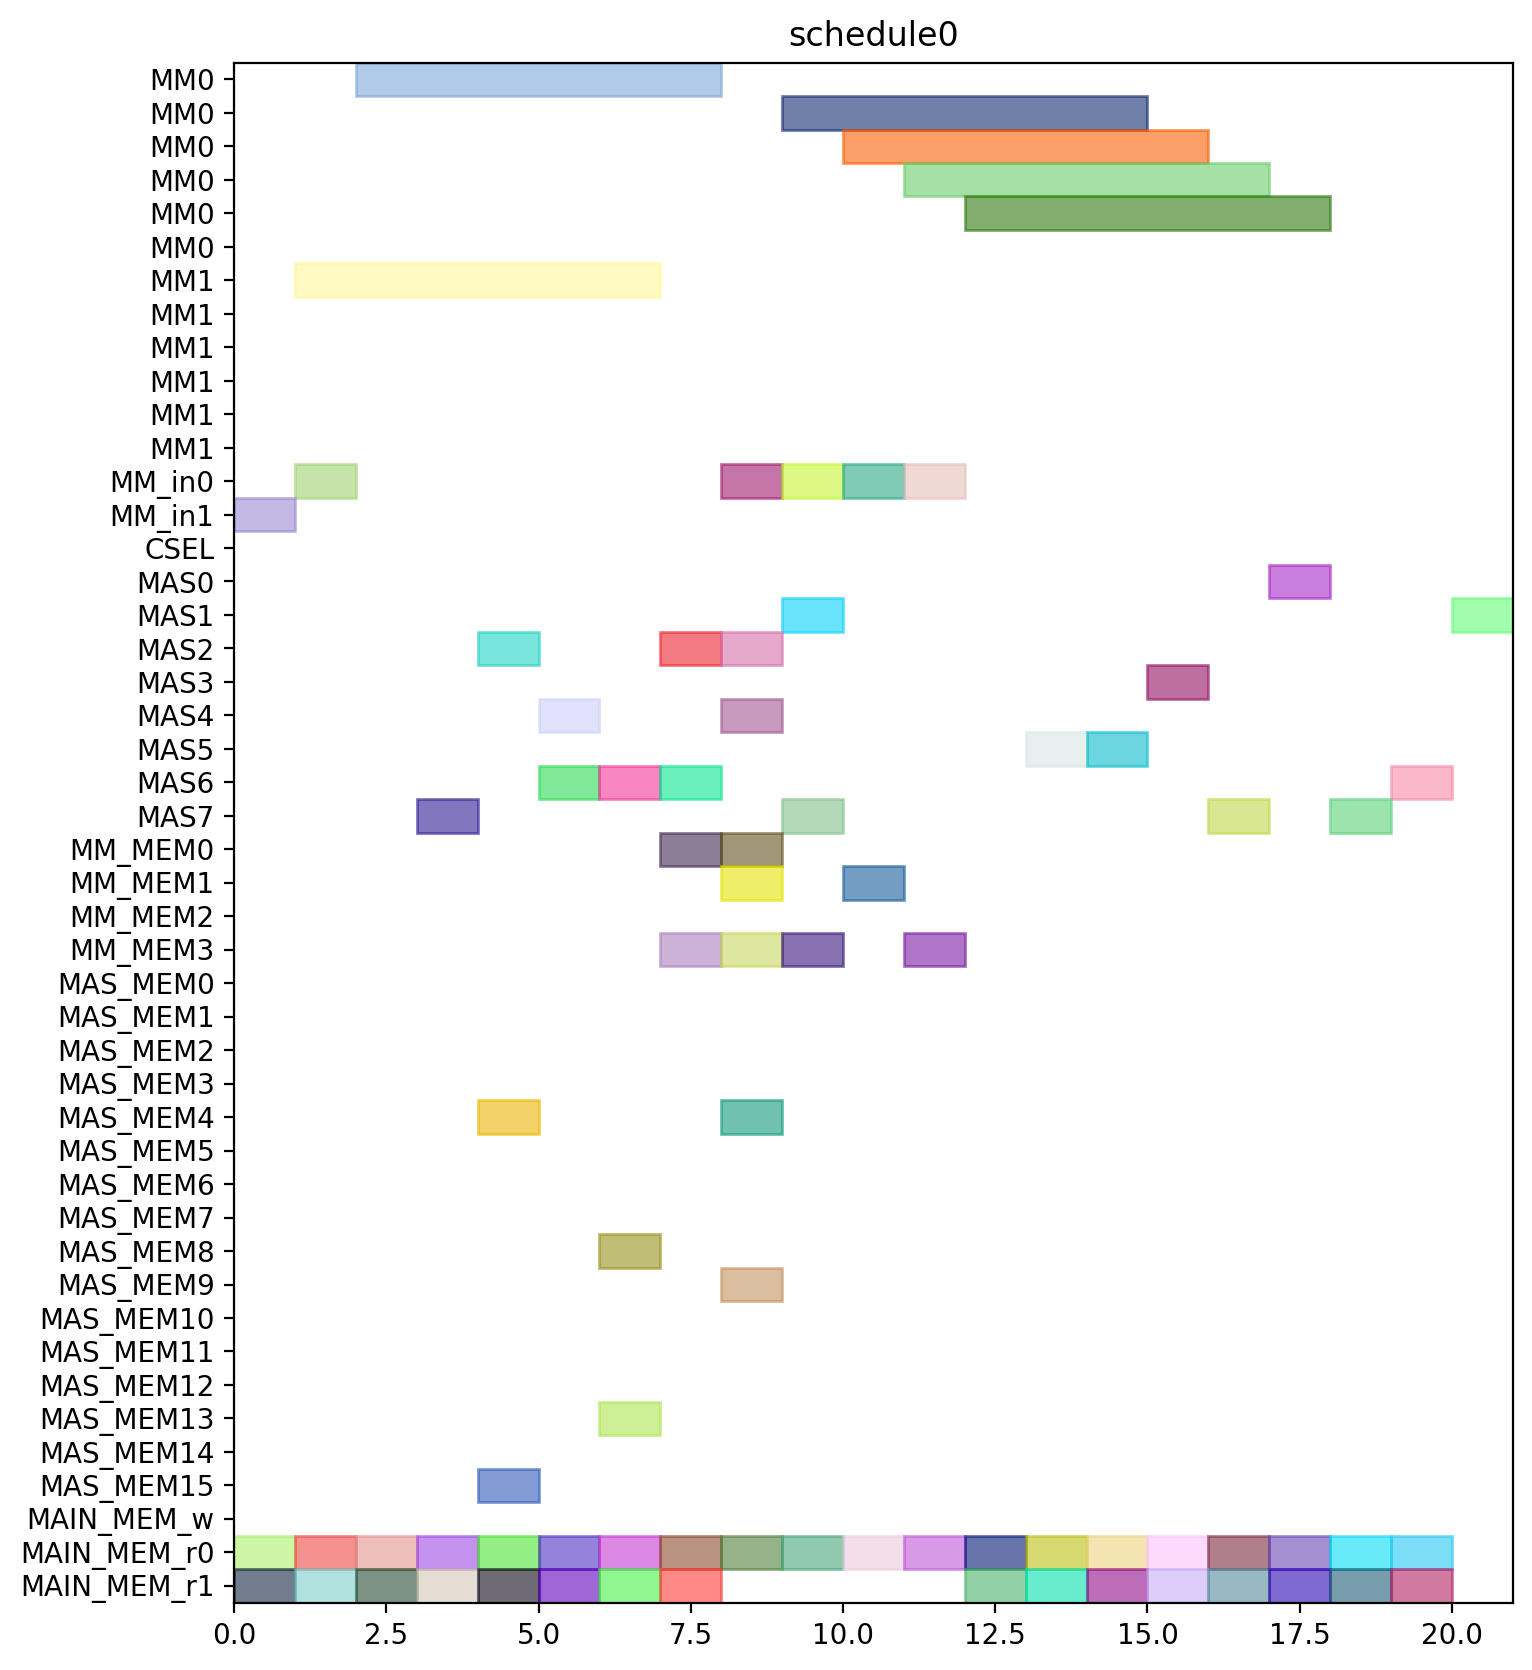

Reproduce this figure in Python.
from pyschedule import Scenario, solvers, plotters, alt


def solve():
	horizon = 120
	S = Scenario("schedule0", horizon=horizon)

	# resource
	MM = S.Resources('MM', num=2, size=6)
	MM_in = S.Resources('MM_in', num=2)
	CSEL = S.Resource('CSEL')
	MAS = S.Resources('MAS', num=8, size=1, periods=range(1, horizon))
	MM_MEM = S.Resources('MM_MEM', num=4)
	MAS_MEM = S.Resources('MAS_MEM', num=16)
	MAIN_MEM_w = S.Resource('MAIN_MEM_w', size=1)
	MAIN_MEM_r = S.Resources('MAIN_MEM_r', num=2)

	# result of previous scheduling

	# new tasks
	c_qinv_denom_inv0 = S.Task('c_qinv_denom_inv0', length=6, delay_cost=1)
	c_qinv_denom_inv0 += alt(MM)
	c_qinv_denom_inv0_in = S.Task('c_qinv_denom_inv0_in', length=1, delay_cost=1)
	c_qinv_denom_inv0_in += alt(MM_in)
	S += c_qinv_denom_inv0_in*MM_in[0]<=c_qinv_denom_inv0*MM[0]
	S += c_qinv_denom_inv0_in*MM_in[1]<=c_qinv_denom_inv0*MM[1]
	c_qinv_denom_inv0_mem0 = S.Task('c_qinv_denom_inv0_mem0', length=1, delay_cost=1)
	c_qinv_denom_inv0_mem0 += MAIN_MEM_r[0]
	S += c_qinv_denom_inv0_mem0 <= c_qinv_denom_inv0

	c_qinv_denom_inv0_mem1 = S.Task('c_qinv_denom_inv0_mem1', length=1, delay_cost=1)
	c_qinv_denom_inv0_mem1 += MAIN_MEM_r[1]
	S += c_qinv_denom_inv0_mem1 <= c_qinv_denom_inv0

	c_qinv_denom_inv1_ = S.Task('c_qinv_denom_inv1_', length=6, delay_cost=1)
	c_qinv_denom_inv1_ += alt(MM)
	c_qinv_denom_inv1__in = S.Task('c_qinv_denom_inv1__in', length=1, delay_cost=1)
	c_qinv_denom_inv1__in += alt(MM_in)
	S += c_qinv_denom_inv1__in*MM_in[0]<=c_qinv_denom_inv1_*MM[0]
	S += c_qinv_denom_inv1__in*MM_in[1]<=c_qinv_denom_inv1_*MM[1]
	c_qinv_denom_inv1__mem0 = S.Task('c_qinv_denom_inv1__mem0', length=1, delay_cost=1)
	c_qinv_denom_inv1__mem0 += MAIN_MEM_r[0]
	S += c_qinv_denom_inv1__mem0 <= c_qinv_denom_inv1_

	c_qinv_denom_inv1__mem1 = S.Task('c_qinv_denom_inv1__mem1', length=1, delay_cost=1)
	c_qinv_denom_inv1__mem1 += MAIN_MEM_r[1]
	S += c_qinv_denom_inv1__mem1 <= c_qinv_denom_inv1_

	c_qinv0_t2 = S.Task('c_qinv0_t2', length=1, delay_cost=1)
	c_qinv0_t2 += alt(MAS)
	c_qinv0_t2_mem0 = S.Task('c_qinv0_t2_mem0', length=1, delay_cost=1)
	c_qinv0_t2_mem0 += MAIN_MEM_r[0]
	S += c_qinv0_t2_mem0 <= c_qinv0_t2

	c_qinv0_t2_mem1 = S.Task('c_qinv0_t2_mem1', length=1, delay_cost=1)
	c_qinv0_t2_mem1 += MAIN_MEM_r[1]
	S += c_qinv0_t2_mem1 <= c_qinv0_t2

	c_qinv1__t2 = S.Task('c_qinv1__t2', length=1, delay_cost=1)
	c_qinv1__t2 += alt(MAS)
	c_qinv1__t2_mem0 = S.Task('c_qinv1__t2_mem0', length=1, delay_cost=1)
	c_qinv1__t2_mem0 += MAIN_MEM_r[0]
	S += c_qinv1__t2_mem0 <= c_qinv1__t2

	c_qinv1__t2_mem1 = S.Task('c_qinv1__t2_mem1', length=1, delay_cost=1)
	c_qinv1__t2_mem1 += MAIN_MEM_r[1]
	S += c_qinv1__t2_mem1 <= c_qinv1__t2

	c0_t0_t2 = S.Task('c0_t0_t2', length=1, delay_cost=1)
	c0_t0_t2 += alt(MAS)
	c0_t0_t2_mem0 = S.Task('c0_t0_t2_mem0', length=1, delay_cost=1)
	c0_t0_t2_mem0 += MAIN_MEM_r[0]
	S += c0_t0_t2_mem0 <= c0_t0_t2

	c0_t0_t2_mem1 = S.Task('c0_t0_t2_mem1', length=1, delay_cost=1)
	c0_t0_t2_mem1 += MAIN_MEM_r[1]
	S += c0_t0_t2_mem1 <= c0_t0_t2

	c0_t1_t2 = S.Task('c0_t1_t2', length=1, delay_cost=1)
	c0_t1_t2 += alt(MAS)
	c0_t1_t2_mem0 = S.Task('c0_t1_t2_mem0', length=1, delay_cost=1)
	c0_t1_t2_mem0 += MAIN_MEM_r[0]
	S += c0_t1_t2_mem0 <= c0_t1_t2

	c0_t1_t2_mem1 = S.Task('c0_t1_t2_mem1', length=1, delay_cost=1)
	c0_t1_t2_mem1 += MAIN_MEM_r[1]
	S += c0_t1_t2_mem1 <= c0_t1_t2

	c0_t20 = S.Task('c0_t20', length=1, delay_cost=1)
	c0_t20 += alt(MAS)
	c0_t20_mem0 = S.Task('c0_t20_mem0', length=1, delay_cost=1)
	c0_t20_mem0 += MAIN_MEM_r[0]
	S += c0_t20_mem0 <= c0_t20

	c0_t20_mem1 = S.Task('c0_t20_mem1', length=1, delay_cost=1)
	c0_t20_mem1 += MAIN_MEM_r[1]
	S += c0_t20_mem1 <= c0_t20

	c0_t21 = S.Task('c0_t21', length=1, delay_cost=1)
	c0_t21 += alt(MAS)
	c0_t21_mem0 = S.Task('c0_t21_mem0', length=1, delay_cost=1)
	c0_t21_mem0 += MAIN_MEM_r[0]
	S += c0_t21_mem0 <= c0_t21

	c0_t21_mem1 = S.Task('c0_t21_mem1', length=1, delay_cost=1)
	c0_t21_mem1 += MAIN_MEM_r[1]
	S += c0_t21_mem1 <= c0_t21

	c1_t0_t2 = S.Task('c1_t0_t2', length=1, delay_cost=1)
	c1_t0_t2 += alt(MAS)
	c1_t0_t2_mem0 = S.Task('c1_t0_t2_mem0', length=1, delay_cost=1)
	c1_t0_t2_mem0 += MAIN_MEM_r[0]
	S += c1_t0_t2_mem0 <= c1_t0_t2

	c1_t0_t2_mem1 = S.Task('c1_t0_t2_mem1', length=1, delay_cost=1)
	c1_t0_t2_mem1 += MAIN_MEM_r[1]
	S += c1_t0_t2_mem1 <= c1_t0_t2

	c1_t1_t2 = S.Task('c1_t1_t2', length=1, delay_cost=1)
	c1_t1_t2 += alt(MAS)
	c1_t1_t2_mem0 = S.Task('c1_t1_t2_mem0', length=1, delay_cost=1)
	c1_t1_t2_mem0 += MAIN_MEM_r[0]
	S += c1_t1_t2_mem0 <= c1_t1_t2

	c1_t1_t2_mem1 = S.Task('c1_t1_t2_mem1', length=1, delay_cost=1)
	c1_t1_t2_mem1 += MAIN_MEM_r[1]
	S += c1_t1_t2_mem1 <= c1_t1_t2

	c1_t20 = S.Task('c1_t20', length=1, delay_cost=1)
	c1_t20 += alt(MAS)
	c1_t20_mem0 = S.Task('c1_t20_mem0', length=1, delay_cost=1)
	c1_t20_mem0 += MAIN_MEM_r[0]
	S += c1_t20_mem0 <= c1_t20

	c1_t20_mem1 = S.Task('c1_t20_mem1', length=1, delay_cost=1)
	c1_t20_mem1 += MAIN_MEM_r[1]
	S += c1_t20_mem1 <= c1_t20

	c1_t21 = S.Task('c1_t21', length=1, delay_cost=1)
	c1_t21 += alt(MAS)
	c1_t21_mem0 = S.Task('c1_t21_mem0', length=1, delay_cost=1)
	c1_t21_mem0 += MAIN_MEM_r[0]
	S += c1_t21_mem0 <= c1_t21

	c1_t21_mem1 = S.Task('c1_t21_mem1', length=1, delay_cost=1)
	c1_t21_mem1 += MAIN_MEM_r[1]
	S += c1_t21_mem1 <= c1_t21

	c2_t0_t2 = S.Task('c2_t0_t2', length=1, delay_cost=1)
	c2_t0_t2 += alt(MAS)
	c2_t0_t2_mem0 = S.Task('c2_t0_t2_mem0', length=1, delay_cost=1)
	c2_t0_t2_mem0 += MAIN_MEM_r[0]
	S += c2_t0_t2_mem0 <= c2_t0_t2

	c2_t0_t2_mem1 = S.Task('c2_t0_t2_mem1', length=1, delay_cost=1)
	c2_t0_t2_mem1 += MAIN_MEM_r[1]
	S += c2_t0_t2_mem1 <= c2_t0_t2

	c2_t1_t2 = S.Task('c2_t1_t2', length=1, delay_cost=1)
	c2_t1_t2 += alt(MAS)
	c2_t1_t2_mem0 = S.Task('c2_t1_t2_mem0', length=1, delay_cost=1)
	c2_t1_t2_mem0 += MAIN_MEM_r[0]
	S += c2_t1_t2_mem0 <= c2_t1_t2

	c2_t1_t2_mem1 = S.Task('c2_t1_t2_mem1', length=1, delay_cost=1)
	c2_t1_t2_mem1 += MAIN_MEM_r[1]
	S += c2_t1_t2_mem1 <= c2_t1_t2

	c2_t20 = S.Task('c2_t20', length=1, delay_cost=1)
	c2_t20 += alt(MAS)
	c2_t20_mem0 = S.Task('c2_t20_mem0', length=1, delay_cost=1)
	c2_t20_mem0 += MAIN_MEM_r[0]
	S += c2_t20_mem0 <= c2_t20

	c2_t20_mem1 = S.Task('c2_t20_mem1', length=1, delay_cost=1)
	c2_t20_mem1 += MAIN_MEM_r[1]
	S += c2_t20_mem1 <= c2_t20

	c2_t21 = S.Task('c2_t21', length=1, delay_cost=1)
	c2_t21 += alt(MAS)
	c2_t21_mem0 = S.Task('c2_t21_mem0', length=1, delay_cost=1)
	c2_t21_mem0 += MAIN_MEM_r[0]
	S += c2_t21_mem0 <= c2_t21

	c2_t21_mem1 = S.Task('c2_t21_mem1', length=1, delay_cost=1)
	c2_t21_mem1 += MAIN_MEM_r[1]
	S += c2_t21_mem1 <= c2_t21

	c_qinv0_t0 = S.Task('c_qinv0_t0', length=6, delay_cost=1)
	c_qinv0_t0 += alt(MM)
	c_qinv0_t0_in = S.Task('c_qinv0_t0_in', length=1, delay_cost=1)
	c_qinv0_t0_in += alt(MM_in)
	S += c_qinv0_t0_in*MM_in[0]<=c_qinv0_t0*MM[0]
	S += c_qinv0_t0_in*MM_in[1]<=c_qinv0_t0*MM[1]
	c_qinv0_t0_mem0 = S.Task('c_qinv0_t0_mem0', length=1, delay_cost=1)
	c_qinv0_t0_mem0 += MAIN_MEM_r[0]
	S += c_qinv0_t0_mem0 <= c_qinv0_t0

	c_qinv0_t0_mem1 = S.Task('c_qinv0_t0_mem1', length=1, delay_cost=1)
	c_qinv0_t0_mem1 += alt(MM_MEM)
	S += (c_qinv_denom_inv0*MM[0])-1 < c_qinv0_t0_mem1*MM_MEM[1]
	S += (c_qinv_denom_inv0*MM[1])-1 < c_qinv0_t0_mem1*MM_MEM[3]
	S += c_qinv0_t0_mem1 <= c_qinv0_t0

	c_qinv0_t1 = S.Task('c_qinv0_t1', length=6, delay_cost=1)
	c_qinv0_t1 += alt(MM)
	c_qinv0_t1_in = S.Task('c_qinv0_t1_in', length=1, delay_cost=1)
	c_qinv0_t1_in += alt(MM_in)
	S += c_qinv0_t1_in*MM_in[0]<=c_qinv0_t1*MM[0]
	S += c_qinv0_t1_in*MM_in[1]<=c_qinv0_t1*MM[1]
	c_qinv0_t1_mem0 = S.Task('c_qinv0_t1_mem0', length=1, delay_cost=1)
	c_qinv0_t1_mem0 += MAIN_MEM_r[0]
	S += c_qinv0_t1_mem0 <= c_qinv0_t1

	c_qinv0_t1_mem1 = S.Task('c_qinv0_t1_mem1', length=1, delay_cost=1)
	c_qinv0_t1_mem1 += alt(MM_MEM)
	S += (c_qinv_denom_inv1_*MM[0])-1 < c_qinv0_t1_mem1*MM_MEM[1]
	S += (c_qinv_denom_inv1_*MM[1])-1 < c_qinv0_t1_mem1*MM_MEM[3]
	S += c_qinv0_t1_mem1 <= c_qinv0_t1

	c_qinv0_t3 = S.Task('c_qinv0_t3', length=1, delay_cost=1)
	c_qinv0_t3 += alt(MAS)
	c_qinv0_t3_mem0 = S.Task('c_qinv0_t3_mem0', length=1, delay_cost=1)
	c_qinv0_t3_mem0 += alt(MM_MEM)
	S += (c_qinv_denom_inv0*MM[0])-1 < c_qinv0_t3_mem0*MM_MEM[0]
	S += (c_qinv_denom_inv0*MM[1])-1 < c_qinv0_t3_mem0*MM_MEM[2]
	S += c_qinv0_t3_mem0 <= c_qinv0_t3

	c_qinv0_t3_mem1 = S.Task('c_qinv0_t3_mem1', length=1, delay_cost=1)
	c_qinv0_t3_mem1 += alt(MM_MEM)
	S += (c_qinv_denom_inv1_*MM[0])-1 < c_qinv0_t3_mem1*MM_MEM[1]
	S += (c_qinv_denom_inv1_*MM[1])-1 < c_qinv0_t3_mem1*MM_MEM[3]
	S += c_qinv0_t3_mem1 <= c_qinv0_t3

	c_qinv1__t0 = S.Task('c_qinv1__t0', length=6, delay_cost=1)
	c_qinv1__t0 += alt(MM)
	c_qinv1__t0_in = S.Task('c_qinv1__t0_in', length=1, delay_cost=1)
	c_qinv1__t0_in += alt(MM_in)
	S += c_qinv1__t0_in*MM_in[0]<=c_qinv1__t0*MM[0]
	S += c_qinv1__t0_in*MM_in[1]<=c_qinv1__t0*MM[1]
	c_qinv1__t0_mem0 = S.Task('c_qinv1__t0_mem0', length=1, delay_cost=1)
	c_qinv1__t0_mem0 += MAIN_MEM_r[0]
	S += c_qinv1__t0_mem0 <= c_qinv1__t0

	c_qinv1__t0_mem1 = S.Task('c_qinv1__t0_mem1', length=1, delay_cost=1)
	c_qinv1__t0_mem1 += alt(MM_MEM)
	S += (c_qinv_denom_inv0*MM[0])-1 < c_qinv1__t0_mem1*MM_MEM[1]
	S += (c_qinv_denom_inv0*MM[1])-1 < c_qinv1__t0_mem1*MM_MEM[3]
	S += c_qinv1__t0_mem1 <= c_qinv1__t0

	c_qinv1__t1 = S.Task('c_qinv1__t1', length=6, delay_cost=1)
	c_qinv1__t1 += alt(MM)
	c_qinv1__t1_in = S.Task('c_qinv1__t1_in', length=1, delay_cost=1)
	c_qinv1__t1_in += alt(MM_in)
	S += c_qinv1__t1_in*MM_in[0]<=c_qinv1__t1*MM[0]
	S += c_qinv1__t1_in*MM_in[1]<=c_qinv1__t1*MM[1]
	c_qinv1__t1_mem0 = S.Task('c_qinv1__t1_mem0', length=1, delay_cost=1)
	c_qinv1__t1_mem0 += MAIN_MEM_r[0]
	S += c_qinv1__t1_mem0 <= c_qinv1__t1

	c_qinv1__t1_mem1 = S.Task('c_qinv1__t1_mem1', length=1, delay_cost=1)
	c_qinv1__t1_mem1 += alt(MM_MEM)
	S += (c_qinv_denom_inv1_*MM[0])-1 < c_qinv1__t1_mem1*MM_MEM[1]
	S += (c_qinv_denom_inv1_*MM[1])-1 < c_qinv1__t1_mem1*MM_MEM[3]
	S += c_qinv1__t1_mem1 <= c_qinv1__t1

	c_qinv1__t3 = S.Task('c_qinv1__t3', length=1, delay_cost=1)
	c_qinv1__t3 += alt(MAS)
	c_qinv1__t3_mem0 = S.Task('c_qinv1__t3_mem0', length=1, delay_cost=1)
	c_qinv1__t3_mem0 += alt(MM_MEM)
	S += (c_qinv_denom_inv0*MM[0])-1 < c_qinv1__t3_mem0*MM_MEM[0]
	S += (c_qinv_denom_inv0*MM[1])-1 < c_qinv1__t3_mem0*MM_MEM[2]
	S += c_qinv1__t3_mem0 <= c_qinv1__t3

	c_qinv1__t3_mem1 = S.Task('c_qinv1__t3_mem1', length=1, delay_cost=1)
	c_qinv1__t3_mem1 += alt(MM_MEM)
	S += (c_qinv_denom_inv1_*MM[0])-1 < c_qinv1__t3_mem1*MM_MEM[1]
	S += (c_qinv_denom_inv1_*MM[1])-1 < c_qinv1__t3_mem1*MM_MEM[3]
	S += c_qinv1__t3_mem1 <= c_qinv1__t3

	c0_t4_t2 = S.Task('c0_t4_t2', length=1, delay_cost=1)
	c0_t4_t2 += alt(MAS)
	c0_t4_t2_mem0 = S.Task('c0_t4_t2_mem0', length=1, delay_cost=1)
	c0_t4_t2_mem0 += alt(MAS_MEM)
	S += (c0_t20*MAS[0])-1 < c0_t4_t2_mem0*MAS_MEM[0]
	S += (c0_t20*MAS[1])-1 < c0_t4_t2_mem0*MAS_MEM[2]
	S += (c0_t20*MAS[2])-1 < c0_t4_t2_mem0*MAS_MEM[4]
	S += (c0_t20*MAS[3])-1 < c0_t4_t2_mem0*MAS_MEM[6]
	S += (c0_t20*MAS[4])-1 < c0_t4_t2_mem0*MAS_MEM[8]
	S += (c0_t20*MAS[5])-1 < c0_t4_t2_mem0*MAS_MEM[10]
	S += (c0_t20*MAS[6])-1 < c0_t4_t2_mem0*MAS_MEM[12]
	S += (c0_t20*MAS[7])-1 < c0_t4_t2_mem0*MAS_MEM[14]
	S += c0_t4_t2_mem0 <= c0_t4_t2

	c0_t4_t2_mem1 = S.Task('c0_t4_t2_mem1', length=1, delay_cost=1)
	c0_t4_t2_mem1 += alt(MAS_MEM)
	S += (c0_t21*MAS[0])-1 < c0_t4_t2_mem1*MAS_MEM[1]
	S += (c0_t21*MAS[1])-1 < c0_t4_t2_mem1*MAS_MEM[3]
	S += (c0_t21*MAS[2])-1 < c0_t4_t2_mem1*MAS_MEM[5]
	S += (c0_t21*MAS[3])-1 < c0_t4_t2_mem1*MAS_MEM[7]
	S += (c0_t21*MAS[4])-1 < c0_t4_t2_mem1*MAS_MEM[9]
	S += (c0_t21*MAS[5])-1 < c0_t4_t2_mem1*MAS_MEM[11]
	S += (c0_t21*MAS[6])-1 < c0_t4_t2_mem1*MAS_MEM[13]
	S += (c0_t21*MAS[7])-1 < c0_t4_t2_mem1*MAS_MEM[15]
	S += c0_t4_t2_mem1 <= c0_t4_t2

	c1_t4_t2 = S.Task('c1_t4_t2', length=1, delay_cost=1)
	c1_t4_t2 += alt(MAS)
	c1_t4_t2_mem0 = S.Task('c1_t4_t2_mem0', length=1, delay_cost=1)
	c1_t4_t2_mem0 += alt(MAS_MEM)
	S += (c1_t20*MAS[0])-1 < c1_t4_t2_mem0*MAS_MEM[0]
	S += (c1_t20*MAS[1])-1 < c1_t4_t2_mem0*MAS_MEM[2]
	S += (c1_t20*MAS[2])-1 < c1_t4_t2_mem0*MAS_MEM[4]
	S += (c1_t20*MAS[3])-1 < c1_t4_t2_mem0*MAS_MEM[6]
	S += (c1_t20*MAS[4])-1 < c1_t4_t2_mem0*MAS_MEM[8]
	S += (c1_t20*MAS[5])-1 < c1_t4_t2_mem0*MAS_MEM[10]
	S += (c1_t20*MAS[6])-1 < c1_t4_t2_mem0*MAS_MEM[12]
	S += (c1_t20*MAS[7])-1 < c1_t4_t2_mem0*MAS_MEM[14]
	S += c1_t4_t2_mem0 <= c1_t4_t2

	c1_t4_t2_mem1 = S.Task('c1_t4_t2_mem1', length=1, delay_cost=1)
	c1_t4_t2_mem1 += alt(MAS_MEM)
	S += (c1_t21*MAS[0])-1 < c1_t4_t2_mem1*MAS_MEM[1]
	S += (c1_t21*MAS[1])-1 < c1_t4_t2_mem1*MAS_MEM[3]
	S += (c1_t21*MAS[2])-1 < c1_t4_t2_mem1*MAS_MEM[5]
	S += (c1_t21*MAS[3])-1 < c1_t4_t2_mem1*MAS_MEM[7]
	S += (c1_t21*MAS[4])-1 < c1_t4_t2_mem1*MAS_MEM[9]
	S += (c1_t21*MAS[5])-1 < c1_t4_t2_mem1*MAS_MEM[11]
	S += (c1_t21*MAS[6])-1 < c1_t4_t2_mem1*MAS_MEM[13]
	S += (c1_t21*MAS[7])-1 < c1_t4_t2_mem1*MAS_MEM[15]
	S += c1_t4_t2_mem1 <= c1_t4_t2

	c2_t4_t2 = S.Task('c2_t4_t2', length=1, delay_cost=1)
	c2_t4_t2 += alt(MAS)
	c2_t4_t2_mem0 = S.Task('c2_t4_t2_mem0', length=1, delay_cost=1)
	c2_t4_t2_mem0 += alt(MAS_MEM)
	S += (c2_t20*MAS[0])-1 < c2_t4_t2_mem0*MAS_MEM[0]
	S += (c2_t20*MAS[1])-1 < c2_t4_t2_mem0*MAS_MEM[2]
	S += (c2_t20*MAS[2])-1 < c2_t4_t2_mem0*MAS_MEM[4]
	S += (c2_t20*MAS[3])-1 < c2_t4_t2_mem0*MAS_MEM[6]
	S += (c2_t20*MAS[4])-1 < c2_t4_t2_mem0*MAS_MEM[8]
	S += (c2_t20*MAS[5])-1 < c2_t4_t2_mem0*MAS_MEM[10]
	S += (c2_t20*MAS[6])-1 < c2_t4_t2_mem0*MAS_MEM[12]
	S += (c2_t20*MAS[7])-1 < c2_t4_t2_mem0*MAS_MEM[14]
	S += c2_t4_t2_mem0 <= c2_t4_t2

	c2_t4_t2_mem1 = S.Task('c2_t4_t2_mem1', length=1, delay_cost=1)
	c2_t4_t2_mem1 += alt(MAS_MEM)
	S += (c2_t21*MAS[0])-1 < c2_t4_t2_mem1*MAS_MEM[1]
	S += (c2_t21*MAS[1])-1 < c2_t4_t2_mem1*MAS_MEM[3]
	S += (c2_t21*MAS[2])-1 < c2_t4_t2_mem1*MAS_MEM[5]
	S += (c2_t21*MAS[3])-1 < c2_t4_t2_mem1*MAS_MEM[7]
	S += (c2_t21*MAS[4])-1 < c2_t4_t2_mem1*MAS_MEM[9]
	S += (c2_t21*MAS[5])-1 < c2_t4_t2_mem1*MAS_MEM[11]
	S += (c2_t21*MAS[6])-1 < c2_t4_t2_mem1*MAS_MEM[13]
	S += (c2_t21*MAS[7])-1 < c2_t4_t2_mem1*MAS_MEM[15]
	S += c2_t4_t2_mem1 <= c2_t4_t2

	solvers.mip.solve(S,msg=1,kind='CPLEX',ratio_gap=1.01)

	solution = [['hoge']*len(S.solution()[1]) for i in range(len(S.solution()))]
	for i in range(len(S.solution())):
		for j in range(len(S.solution()[i])):
			solution[i][j]=str(S.solution()[i][j])
	print(solution)

	cycles = int(solution[-1][3])

	pic_file_name = "/home/mfukuda/ABE/multiRAM_multiMAS_16mux/scheduling_result/stage6MM2_stage1MAS8/FP12_INV_AFTER_FPINV/schedule0.png"
	if(S.solution() != []):
		plotters.matplotlib.plot(S,img_filename=pic_file_name, show_task_labels=False, fig_size=(cycles*0.25+3, 10))

	return solution
